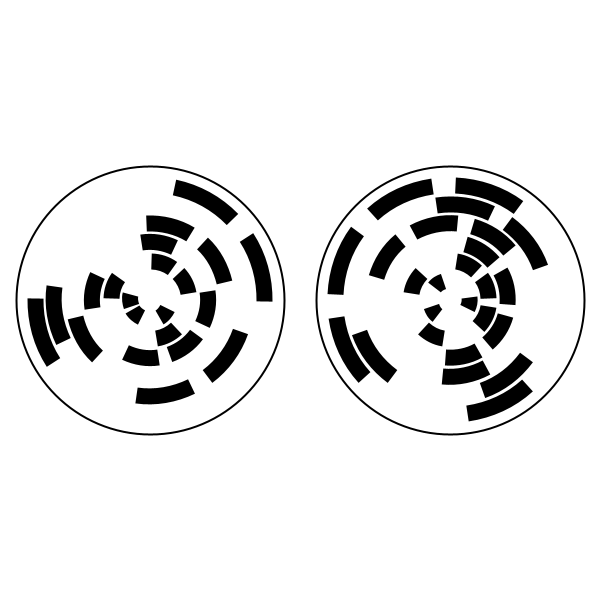
Frame 1 (no input)
Frame 60 (the mouse pressed at the canvas centre just before this capture): identical to frame 1, image omitted
Frame 120 (the mouse held since frame 60 and released just before this capture): identical to frame 1, image omitted

The Processing sketch that drew this single still picture (run headless with seeded random() and noise(); from frame 60 on, the mouse is pressed at the canvas centre):

// Processing sketch: Astroglipho02
// ── Astroglipho02.pde
int LINE_WIDTH = 16;
int CHAR_SPACE = 3;
int MIN_RADIUS = 20;

void setup() {
  size(600, 600);
  noFill();
  stroke(0);
  smooth();
  strokeCap(SQUARE);
  background(255);
  drawGliph(width/4, height/2, "Ciudad");
  drawGliph(3*width/4, height/2, "Juárez");
}

void draw() {
}

void drawGliph(int x, int y, String s) {
  pushMatrix();
  translate(x, y);
  for (int i=0; i<s.length(); i++) {
    char c = s.charAt(i);
    pushMatrix();
    rotate(random(0, PI));
    for (int j=0; j<8; j++) {
      if ((c>>j&0x1) == 1) {
        stroke(0);
      } else {
        stroke(255);
      }
      float r = i*(LINE_WIDTH+CHAR_SPACE)+MIN_RADIUS;
      strokeWeight(LINE_WIDTH);
      arc(0, 0, 2*r, 2*r, j*TWO_PI/8, (j+1)*TWO_PI/8-PI/16);
    }
    popMatrix();
  }
  float r = s.length()*(LINE_WIDTH+CHAR_SPACE)+MIN_RADIUS;
  strokeWeight(2);
  stroke(0);
  ellipse(0, 0, 2*r, 2*r);
  popMatrix();
}

void keyPressed() {
  background(255);
  drawGliph(width/4, height/2, "Ciudad");
  drawGliph(3*width/4, height/2, "Juárez");
}
